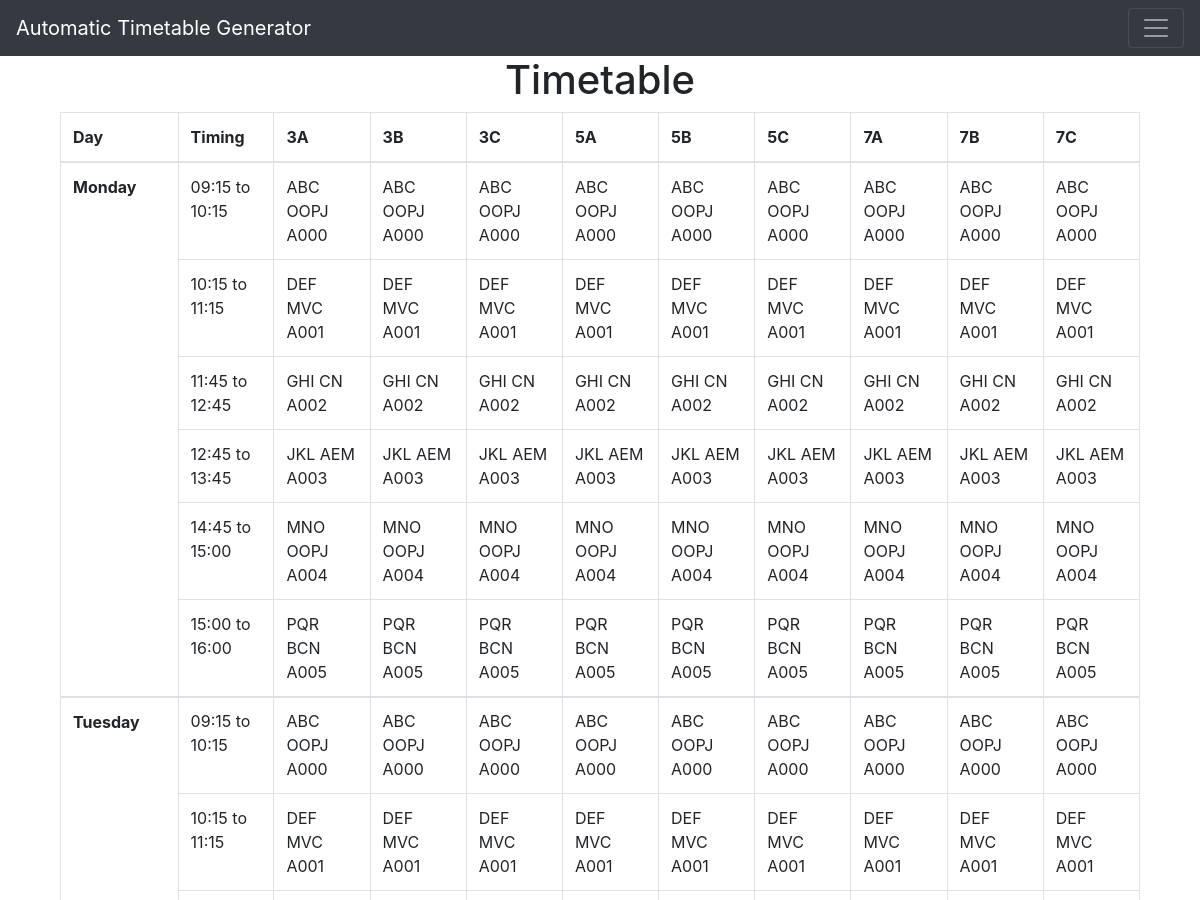
Before: /view (upper part) with the older database file.
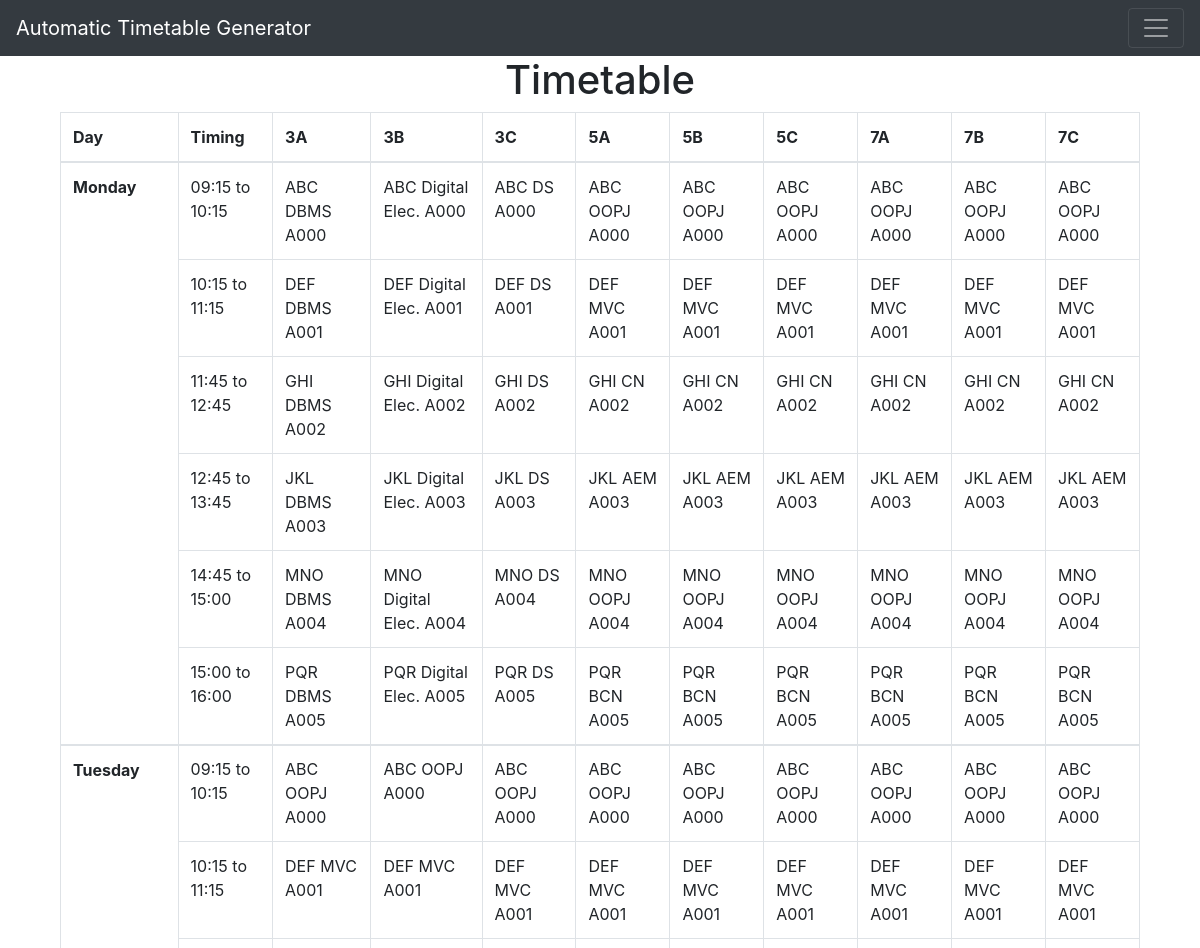
After: the same page with the newer database file.
### app.py (models this page shows, shortened)
class Time(db.Model):
    time_id = db.Column(db.Integer, primary_key=True)
    lec1 = db.Column(db.String(10), nullable=False, default='09:15')
    lec2 = db.Column(db.String(10), nullable=False, default='10:15')
    lec3 = db.Column(db.String(10), nullable=False, default='11:45')
    lec4 = db.Column(db.String(10), nullable=False, default='12:45')
    lec5 = db.Column(db.String(10), nullable=False, default='14:00')
    lec6 = db.Column(db.String(10), nullable=False, default='15:00')
    end_time = db.Column(db.String(10), nullable=False, default='11:15')
    recess1 = db.Column(db.String(10), nullable=False, default='13:45')
    recess2 = db.Column(db.String(10), nullable=False, default='16:00')

class Monday(db.Model):
    m_id = db.Column(db.Integer, primary_key=True)
    aclass3 = db.Column(db.String(40), nullable=False, default='none')
    afaculty3 = db.Column(db.String(40), nullable=False, default='none')
    asubject3 = db.Column(db.String(40), nullable=False, default='none')
    bclass3 = db.Column(db.String(40), nullable=False, default='none')
    bfaculty3 = db.Column(db.String(40), nullable=False, default='none')
    bsubject3 = db.Column(db.String(40), nullable=False, default='none')
    cclass3 = db.Column(db.String(40), nullable=False, default='none')
    cfaculty3 = db.Column(db.String(40), nullable=False, default='none')
    csubject3 = db.Column(db.String(40), nullable=False, default='none')
    aclass5 = db.Column(db.String(40), nullable=False, default='none')
    afaculty5 = db.Column(db.String(40), nullable=False, default='none')
    asubject5 = db.Column(db.String(40), nullable=False, default='none')
    bclass5= db.Column(db.String(40), nullable=False, default='none')
    bfaculty5= db.Column(db.String(40), nullable=False, default='none')
    bsubject5= db.Column(db.String(40), nullable=False, default='none')
    cclass5= db.Column(db.String(40), nullable=False, default='none')
    cfaculty5= db.Column(db.String(40), nullable=False, default='none')
    csubject5= db.Column(db.String(40), nullable=False, default='none')
    aclass7 = db.Column(db.String(40), nullable=False, default='none')
    afaculty7 = db.Column(db.String(40), nullable=False, default='none')
    asubject7 = db.Column(db.String(40), nullable=False, default='none')
    bclass7 = db.Column(db.String(40), nullable=False, default='none')
    bfaculty7 = db.Column(db.String(40), nullable=False, default='none')
    bsubject7 = db.Column(db.String(40), nullable=False, default='none')
    cclass7 = db.Column(db.String(40), nullable=False, default='none')
    cfaculty7 = db.Column(db.String(40), nullable=False, default='none')
    csubject7 = db.Column(db.String(40), nullable=False, default='none')

class Tuesday(db.Model):
    t_id = db.Column(db.Integer, primary_key=True)
    aclass3 = db.Column(db.String(40), nullable=False, default='none')
    afaculty3 = db.Column(db.String(40), nullable=False, default='none')
    asubject3 = db.Column(db.String(40), nullable=False, default='none')
    bclass3 = db.Column(db.String(40), nullable=False, default='none')
    bfaculty3 = db.Column(db.String(40), nullable=False, default='none')
    bsubject3 = db.Column(db.String(40), nullable=False, default='none')
    cclass3 = db.Column(db.String(40), nullable=False, default='none')
    cfaculty3 = db.Column(db.String(40), nullable=False, default='none')
    csubject3 = db.Column(db.String(40), nullable=False, default='none')
    aclass5 = db.Column(db.String(40), nullable=False, default='none')
    afaculty5 = db.Column(db.String(40), nullable=False, default='none')
    asubject5 = db.Column(db.String(40), nullable=False, default='none')
    bclass5= db.Column(db.String(40), nullable=False, default='none')
    bfaculty5= db.Column(db.String(40), nullable=False, default='none')
    bsubject5= db.Column(db.String(40), nullable=False, default='none')
    cclass5= db.Column(db.String(40), nullable=False, default='none')
    cfaculty5= db.Column(db.String(40), nullable=False, default='none')
    csubject5= db.Column(db.String(40), nullable=False, default='none')
    aclass7 = db.Column(db.String(40), nullable=False, default='none')
    afaculty7 = db.Column(db.String(40), nullable=False, default='none')
    asubject7 = db.Column(db.String(40), nullable=False, default='none')
    bclass7 = db.Column(db.String(40), nullable=False, default='none')
    bfaculty7 = db.Column(db.String(40), nullable=False, default='none')
    bsubject7 = db.Column(db.String(40), nullable=False, default='none')
    cclass7 = db.Column(db.String(40), nullable=False, default='none')
    cfaculty7 = db.Column(db.String(40), nullable=False, default='none')
    csubject7 = db.Column(db.String(40), nullable=False, default='none')

### app.py (the view)
@app.route('/view', methods=['GET','POST'])
def view():
        timing = Time.query.order_by(Time.time_id).all()
        monday_subjects = Monday.query.order_by(Monday.m_id).all()
        tuesday_subjects = Tuesday.query.order_by(Tuesday.t_id).all()
        wednesday_subjects = Wednesday.query.order_by(Wednesday.w_id).all()
        thursday_subjects = Thursday.query.order_by(Thursday.th_id).all()
        friday_subjects = Friday.query.order_by(Friday.f_id).all()
        return render_template('view.html', mondays = monday_subjects, tuesdays = tuesday_subjects, wednesdays = wednesday_subjects , thursdays = thursday_subjects, fridays = friday_subjects, times = timing)

### templates/view.html (shortened to what this page needs)
{% extends 'base.html' %}
{% block body %}
<div class="container">
    <h1 style="text-align:center" >Timetable</h1>
</div>
<form action="/view" method="post">
    <div class="container">
        <table class="table table-bordered">
            <thead>
              <tr>
                <th>Day</th>
                <th>Timing</th>
                <th>3A</th>
                <th>3B</th>
                <th>3C</th>
                <th>5A</th>
                <th>5B</th>
                <th>5C</th>
                <th>7A</th>
                <th>7B</th>
                <th>7C</th>
              </tr>
            </thead>
            <tbody>
                {% set counter = times|length - 1 %}
                <th rowspan="7">Monday</th>
                {% for monday in mondays %}
                <tr>
                    {% if loop.index0 == 0 %}
                        <td>{{times[counter].lec1}} to {{times[counter].lec2}}</td>
                    {% elif loop.index0 == 1 %}
                        <td>{{times[counter].lec2}} to {{times[counter].recess1}}</td>
                    {% elif loop.index0 == 2 %}
                        <td>{{times[counter].lec3}} to {{times[counter].lec4}}</td>
                    {% elif loop.index0 == 3 %}
                        <td>{{times[counter].lec4}} to {{times[counter].recess2}}</td>
                    {% elif loop.index0 == 4 %}
                        <td>{{times[counter].lec5}} to {{times[counter].lec6}}</td>
                    {% else %}
                        <td>{{times[counter].lec6}} to {{times[counter].end_time}} </td>
                    {% endif %}
                    <td>{{monday.afaculty3}} {{monday.asubject3}} {{monday.aclass3}} </td>
                    <td>{{monday.bfaculty3}} {{monday.bsubject3}} {{monday.bclass3}}</td>
                    <td>{{monday.cfaculty3}} {{monday.csubject3}} {{monday.cclass3}} </td>
                    <td>{{monday.afaculty5}} {{monday.asubject5}} {{monday.aclass5}}</td>
                    <td>{{monday.bfaculty5}} {{monday.bsubject5}} {{monday.bclass5}} </td>
                    <td>{{monday.cfaculty5}} {{monday.csubject5}} {{monday.cclass5}}</td>
                    <td>{{monday.afaculty7}} {{monday.asubject7}} {{monday.aclass7}} </td>
                    <td>{{monday.bfaculty7}} {{monday.bsubject7}} {{monday.bclass7}}</td>
                    <td>{{monday.bfaculty7}} {{monday.bsubject7}} {{monday.bclass7}}</td>
                </tr>
                {% endfor %}
            </tbody>
            <tbody>
                <th rowspan="7">Tuesday</th>
                {% for tuesday in tuesdays %}
                <tr>
                    {% if loop.index0 == 0 %}
                        <td>{{times[counter].lec1}} to {{times[counter].lec2}}</td>
                    {% elif loop.index0 == 1 %}
                        <td>{{times[counter].lec2}} to {{times[counter].recess1}}</td>
                    {% elif loop.index0 == 2 %}
                        <td>{{times[counter].lec3}} to {{times[counter].lec4}}</td>
                    {% elif loop.index0 == 3 %}
                        <td>{{times[counter].lec4}} to {{times[counter].recess2}}</td>
                    {% elif loop.index0 == 4 %}
                        <td>{{times[counter].lec5}} to {{times[counter].lec6}}</td>
                    {% else %}
                        <td>{{times[counter].lec6}} to {{times[counter].end_time}} </td>
                    {% endif %}
                    <td>{{tuesday.afaculty3}} {{tuesday.asubject3}} {{tuesday.aclass3}} </td>
                    <td>{{tuesday.bfaculty3}} {{tuesday.bsubject3}} {{tuesday.bclass3}}</td>
                    <td>{{tuesday.cfaculty3}} {{tuesday.csubject3}} {{tuesday.cclass3}} </td>
                    <td>{{tuesday.afaculty5}} {{tuesday.asubject5}} {{tuesday.aclass5}}</td>
                    <td>{{tuesday.bfaculty5}} {{tuesday.bsubject5}} {{tuesday.bclass5}} </td>
                    <td>{{tuesday.cfaculty5}} {{tuesday.csubject5}} {{tuesday.cclass5}}</td>
                    <td>{{tuesday.afaculty7}} {{tuesday.asubject7}} {{tuesday.aclass7}} </td>
                    <td>{{tuesday.bfaculty7}} {{tuesday.bsubject7}} {{tuesday.bclass7}}</td>
                    <td>{{tuesday.bfaculty7}} {{tuesday.bsubject7}} {{tuesday.bclass7}}</td>
                </tr>
            {% endfor %}
            </tbody>
    </div>
{% endblock %}

### templates/base.html (shortened to what this page needs)
<!DOCTYPE html>
<html lang="en" dir="ltr">
    <head>
        <link rel="stylesheet" href="{{ url_for('static', filename='css/main.css') }}">
        <link rel="stylesheet" href="https://cdn.jsdelivr.net/npm/bootstrap@4.5.3/dist/css/bootstrap.min.css">
    </head>
    <body>
        <nav class="navbar navbar-dark bg-dark">
    <a class="navbar-brand" href="/">Automatic Timetable Generator</a>
    <button class="navbar-toggler" type="button" data-toggle="collapse" data-target="#navbarsExample01" aria-controls="navbarsExample01" aria-expanded="false" aria-label="Toggle navigation">
        <span class="navbar-toggler-icon"></span>
    </button>
</nav>
        <div class="container">
            {% block body %} {% endblock %}
        </div>
    </body>
</html>

### static/css/main.css (style rules this page uses)
body { font-family: Helvetica; }

Changed rows visible on the page:
changed Monday "ABC": asubject3 "OOPJ" → "DBMS"; bsubject3 "OOPJ" → "Digital Elec."; csubject3 "OOPJ" → "DS"
changed Monday "DEF": asubject3 "MVC" → "DBMS"; bsubject3 "MVC" → "Digital Elec."; csubject3 "MVC" → "DS"
changed Monday "GHI": asubject3 "CN" → "DBMS"; bsubject3 "CN" → "Digital Elec."; csubject3 "CN" → "DS"
changed Monday "JKL": asubject3 "AEM" → "DBMS"; bsubject3 "AEM" → "Digital Elec."; csubject3 "AEM" → "DS"
changed Monday "MNO": asubject3 "OOPJ" → "DBMS"; bsubject3 "OOPJ" → "Digital Elec."; csubject3 "OOPJ" → "DS"
changed Monday "PQR": asubject3 "BCN" → "DBMS"; bsubject3 "BCN" → "Digital Elec."; csubject3 "BCN" → "DS"
